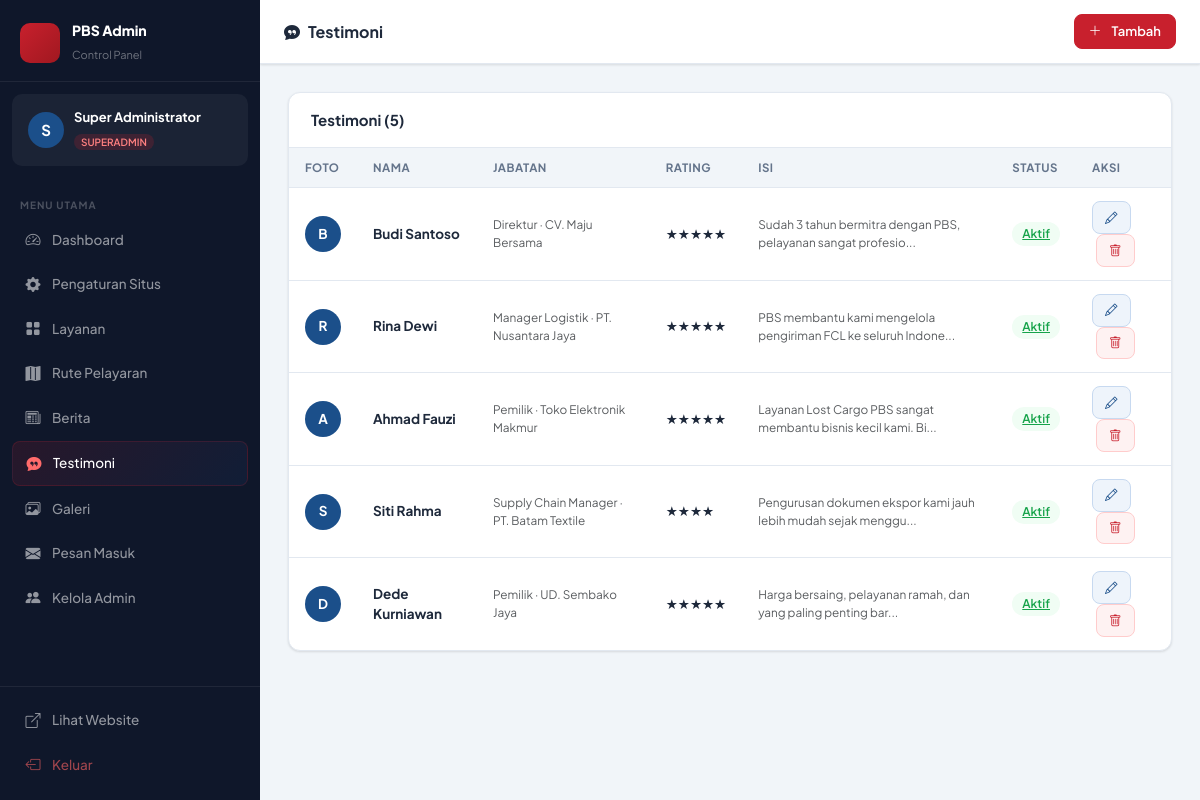
Screenshot of /admin/testimonials.php (signed in) with the database file from the repository.
### tables this page shows
CREATE TABLE `testimonials`  (
  `id` int NOT NULL AUTO_INCREMENT,
  `name` varchar(100) NOT NULL,
  `company` varchar(100) NULL DEFAULT NULL,
  `position` varchar(100) NULL DEFAULT NULL,
  `avatar` varchar(255) NULL DEFAULT NULL,
  `content` text NOT NULL,
  `rating` tinyint NULL DEFAULT 5,
  `is_active` tinyint(1) NULL DEFAULT 1,
  `sort_order` int NULL DEFAULT 0,
  `created_at` timestamp NOT NULL DEFAULT current_timestamp,
  PRIMARY KEY (`id`) USING BTREE
);

### includes/functions.php (called while the page is built, shortened)
<?php
function truncate(string $text, int $length = 120): string {
    $text = strip_tags($text);
    return mb_substr($text, 0, $length) . '...';
}

### admin/testimonials.php (the view, shortened to what this page needs)
<?php
require_once dirname(__DIR__) . '/includes/functions.php';
$pdo = getPDO();
$items = $pdo->query("SELECT * FROM testimonials ORDER BY sort_order ASC, id DESC")->fetchAll();
?>
<!DOCTYPE html>
<html lang="id">
<head>
    <link rel="stylesheet" href="https://cdn.jsdelivr.net/npm/bootstrap@5.3.3/dist/css/bootstrap.min.css">
    <link rel="stylesheet" href="https://cdn.jsdelivr.net/npm/bootstrap-icons@1.11.3/font/bootstrap-icons.min.css">
    <link rel="stylesheet" href="<?= BASE_URL ?>/admin/assets/admin.css">
</head>
<body>
<div class="adm-layout">
    <?php include __DIR__ . '/includes/sidebar.php'; ?>
    <div class="adm-main">
        <div class="adm-topbar">
            <div class="topbar-title"><i class="bi bi-chat-quote-fill me-2"></i>Testimoni</div>
            <div class="topbar-actions"><button class="topbar-btn btn-primary-adm" onclick="openModal()"><i class="bi bi-plus-lg me-1"></i>Tambah</button></div>
        </div>
        <div class="adm-content">
            <div class="adm-card">
                <div class="adm-card-header"><h5>Testimoni (<?= count($items) ?>)</h5></div>
                <?php if (empty($items)): ?>
                <div class="empty-state"><i class="bi bi-chat-quote"></i><p>Belum ada testimoni.</p></div>
                <?php else: ?>
                <div class="table-responsive">
                <table class="adm-table">
                    <thead><tr><th>Foto</th><th>Nama</th><th>Jabatan</th><th>Rating</th><th>Isi</th><th>Status</th><th>Aksi</th></tr></thead>
                    <tbody>
                    <?php foreach ($items as $t): ?>
                    <tr>
                        <td><?php if (!empty($t['avatar'])): ?><img src="<?= uploadUrl($t['avatar']) ?>" class="thumb" style="border-radius:50%;"><?php else: ?><div style="width:36px;height:36px;border-radius:50%;background:#1B4F8A;display:flex;align-items:center;justify-content:center;color:white;font-weight:700;"><?= mb_strtoupper(mb_substr($t['name'],0,1)) ?></div><?php endif; ?></td>
                        <td><strong><?= htmlspecialchars($t['name']) ?></strong></td>
                        <td class="text-muted small"><?= htmlspecialchars($t['position'] ?? '') ?><?= !empty($t['company']) ? ' · '.htmlspecialchars($t['company']) : '' ?></td>
                        <td><?= str_repeat('★', (int)$t['rating']) ?></td>
                        <td class="text-muted small"><?= htmlspecialchars(truncate($t['content'], 60)) ?></td>
                        <td><a href="?toggle=<?= $t['id'] ?>" class="adm-badge <?= $t['is_active'] ? 'green' : 'gray' ?>"><?= $t['is_active'] ? 'Aktif' : 'Nonaktif' ?></a></td>
                        <td>
                            <a href="#" class="btn-adm edit" onclick="openModal(<?= htmlspecialchars(json_encode($t)) ?>);return false;"><i class="bi bi-pencil"></i></a>
                            <a href="?delete=<?= $t['id'] ?>" class="btn-adm del ms-1" onclick="return confirm('Hapus?')"><i class="bi bi-trash"></i></a>
                        </td>
                    </tr>
                    <?php endforeach; ?>
                    </tbody>
                </table>
                </div>
                <?php endif; ?>
            </div>
        </div>
    </div>
</div>
</body>
</html>

### admin/assets/admin.css (style rules this page uses)
:root { --sidebar-w: 260px; --topbar-h: 64px; --adm-bg: #F1F5F9; --adm-dark: #0F172A; --adm-sidebar: #0F172A; --adm-card: #FFFFFF; --adm-border: #E2E8F0; --adm-text: #1E293B; --adm-muted: #64748B; --adm-red: #C8202D; --adm-red-soft: #FEF2F2; --adm-blue: #1B4F8A; --adm-blue-soft: #EEF4FB; --adm-green: #16A34A; --adm-green-soft:#F0FDF4; --adm-yellow: #D97706; --adm-yellow-soft:#FFFBEB; --adm-radius: 12px; --adm-shadow: 0 1px 3px rgba(0,0,0,0.07), 0 1px 2px rgba(0,0,0,0.05); --adm-shadow-md: 0 4px 16px rgba(0,0,0,0.08); --font: 'Plus Jakarta Sans', sans-serif; --transition: all 0.2s cubic-bezier(0.4,0,0.2,1); }
*, *::before, *::after { box-sizing: border-box; }
body { font-family: var(--font); background: var(--adm-bg); color: var(--adm-text); margin: 0; }
.adm-layout { display: flex; min-height: 100vh; }
.adm-main { margin-left: var(--sidebar-w); flex: 1; display: flex; flex-direction: column; transition: var(--transition); }
.adm-topbar { height: var(--topbar-h); background: white; border-bottom: 1px solid var(--adm-border); display: flex; align-items: center; gap: 12px; padding: 0 24px; position: sticky; top: 0; z-index: 100; box-shadow: var(--adm-shadow); }
.topbar-title { font-weight: 700; font-size: 16px; color: var(--adm-text); }
.topbar-actions { margin-left: auto; display: flex; align-items: center; gap: 8px; }
.topbar-btn { background: var(--adm-bg); border: 1px solid var(--adm-border); border-radius: 8px; padding: 7px 14px; font-size: 13px; font-family: var(--font); font-weight: 600; color: var(--adm-text); cursor: pointer; text-decoration: none; display: flex; align-items: center; gap: 6px; transition: var(--transition); }
.topbar-btn.btn-primary-adm { background: var(--adm-red); border-color: var(--adm-red); color: white; }
.adm-content { padding: 28px; flex: 1; }
.adm-card { background: var(--adm-card); border-radius: var(--adm-radius); border: 1px solid var(--adm-border); box-shadow: var(--adm-shadow); overflow: hidden; }
.adm-card-header { padding: 18px 22px; border-bottom: 1px solid var(--adm-border); display: flex; align-items: center; justify-content: space-between; }
.adm-card-header h5 { font-size: 15px; font-weight: 700; margin: 0; }
.adm-table { width: 100%; border-collapse: collapse; font-size: 13.5px; }
.adm-table th { padding: 11px 16px; background: var(--adm-bg); font-weight: 700; color: var(--adm-muted); font-size: 11.5px; text-transform: uppercase; letter-spacing: 0.5px; border-bottom: 1px solid var(--adm-border); white-space: nowrap; }
.adm-table td { padding: 13px 16px; border-bottom: 1px solid var(--adm-border); vertical-align: middle; }
.adm-table tr:last-child td { border-bottom: none; }
.adm-badge { display: inline-flex; align-items: center; gap: 4px; padding: 3px 10px; border-radius: 20px; font-size: 12px; font-weight: 600; }
.adm-badge.green { background: var(--adm-green-soft); color: var(--adm-green); }
.btn-adm { display: inline-flex; align-items: center; gap: 5px; padding: 6px 12px; border-radius: 8px; font-size: 12.5px; font-weight: 600; font-family: var(--font); border: 1px solid transparent; cursor: pointer; text-decoration: none; transition: var(--transition); }
.btn-adm.edit { background: var(--adm-blue-soft); color: var(--adm-blue); border-color: #c7d9f0; }
.btn-adm.del { background: var(--adm-red-soft); color: var(--adm-red); border-color: #fcc; }

### rows the page displays
testimonials: name "B", name "Budi Santoso", position "Direktur", company "CV. Maju Bersama", rating "★★★★★", content "Sudah 3 tahun bermitra dengan PBS, pelayanan sangat profesio...", is_active "Aktif"
testimonials: name "R", name "Rina Dewi", position "Manager Logistik", company "PT. Nusantara Jaya", rating "★★★★★", content "PBS membantu kami mengelola pengiriman FCL ke seluruh Indone...", is_active "Aktif"
testimonials: name "A", name "Ahmad Fauzi", position "Pemilik", company "Toko Elektronik Makmur", rating "★★★★★", content "Layanan Lost Cargo PBS sangat membantu bisnis kecil kami. Bi...", is_active "Aktif"
testimonials: name "S", name "Siti Rahma", position "Supply Chain Manager", company "PT. Batam Textile", rating "★★★★", content "Pengurusan dokumen ekspor kami jauh lebih mudah sejak menggu...", is_active "Aktif"
testimonials: name "D", name "Dede Kurniawan", position "Pemilik", company "UD. Sembako Jaya", rating "★★★★★", content "Harga bersaing, pelayanan ramah, dan yang paling penting bar...", is_active "Aktif"

### other values shown
mb_strtoupper(mb_substr($admin['name'], 0, 1)) "S"
$admin['name'] "Super Administrator"
$admin['role'] "SUPERADMIN"
$m['label'] "Dashboard"
$m['label'] "Pengaturan Situs"
$m['label'] "Layanan"
$m['label'] "Rute Pelayaran"
$m['label'] "Berita"
$m['label'] "Testimoni"
$m['label'] "Galeri"
$m['label'] "Pesan Masuk"
$m['label'] "Kelola Admin"
count($items) "5"
